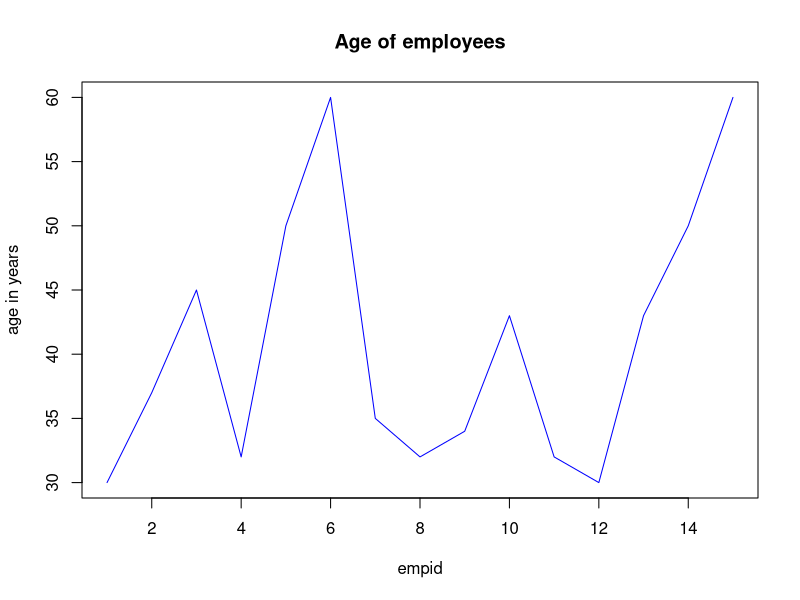
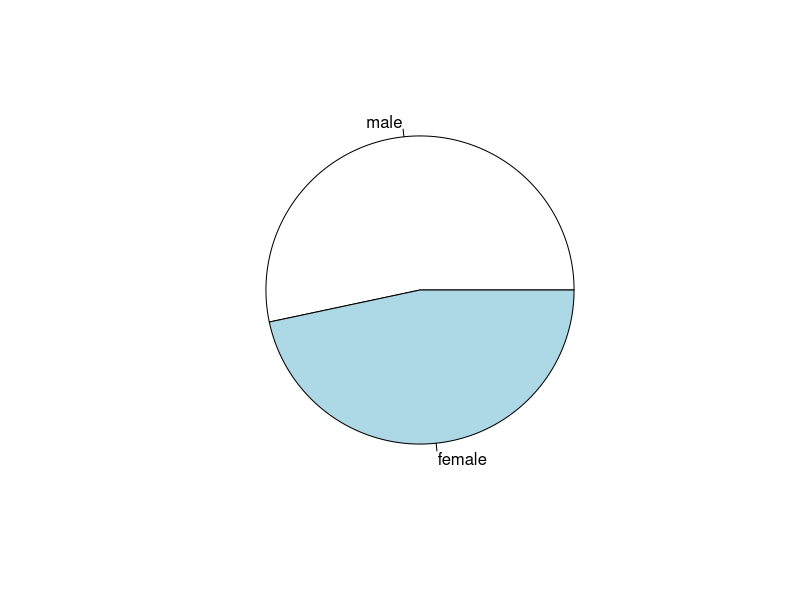
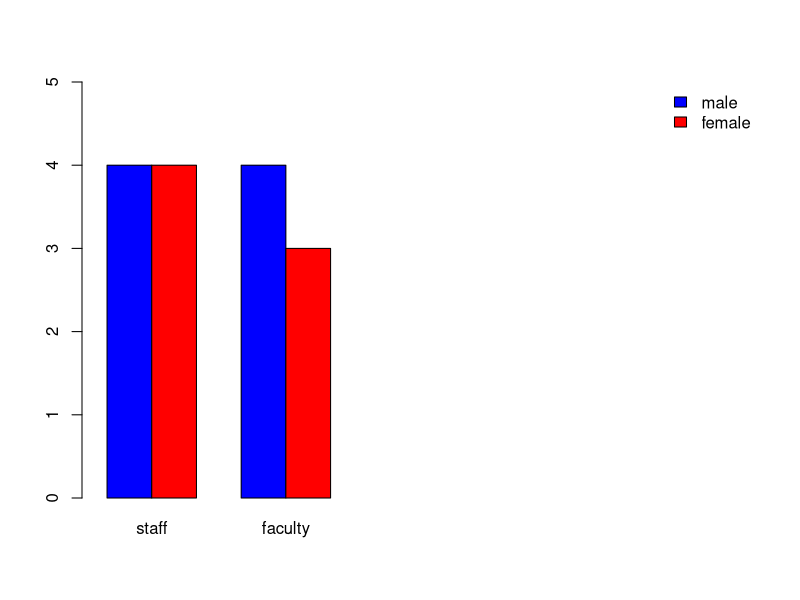
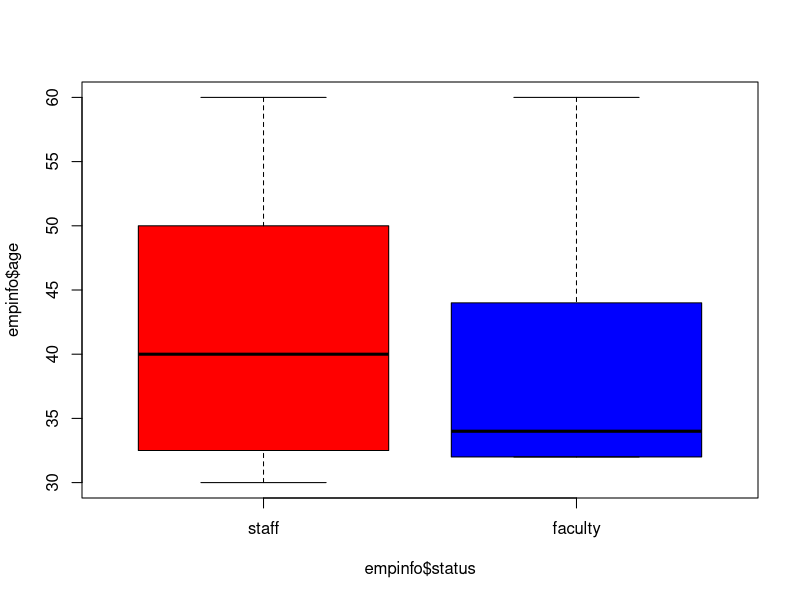
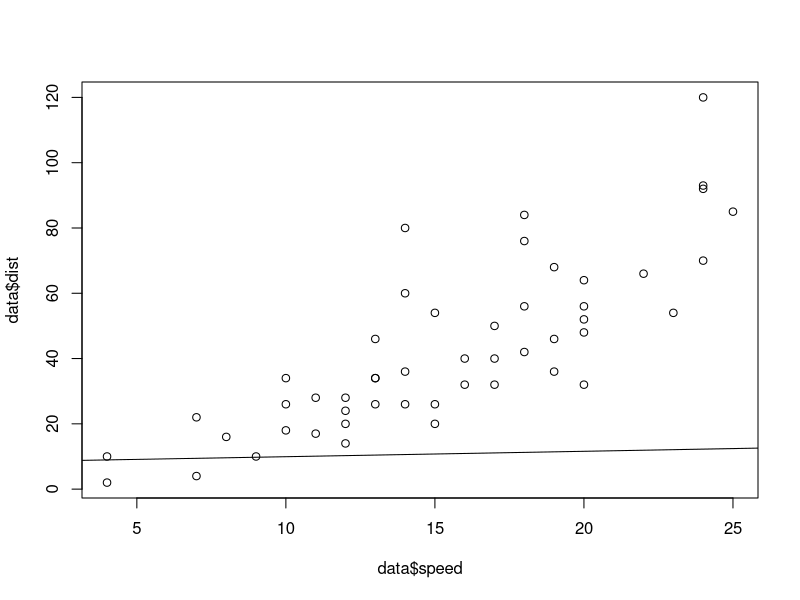
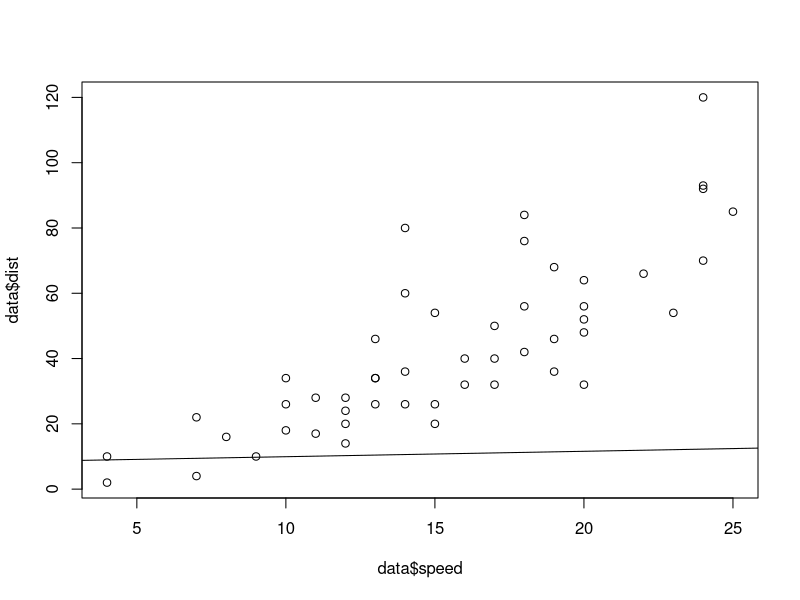
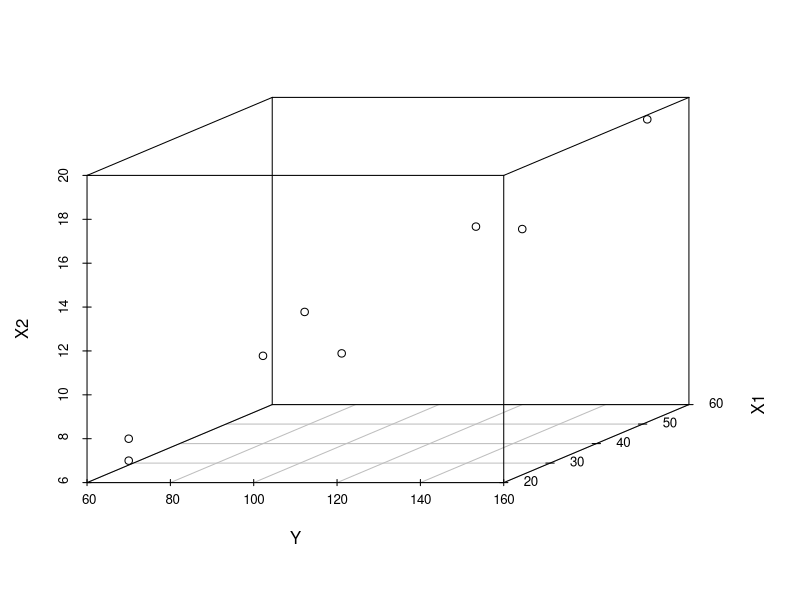
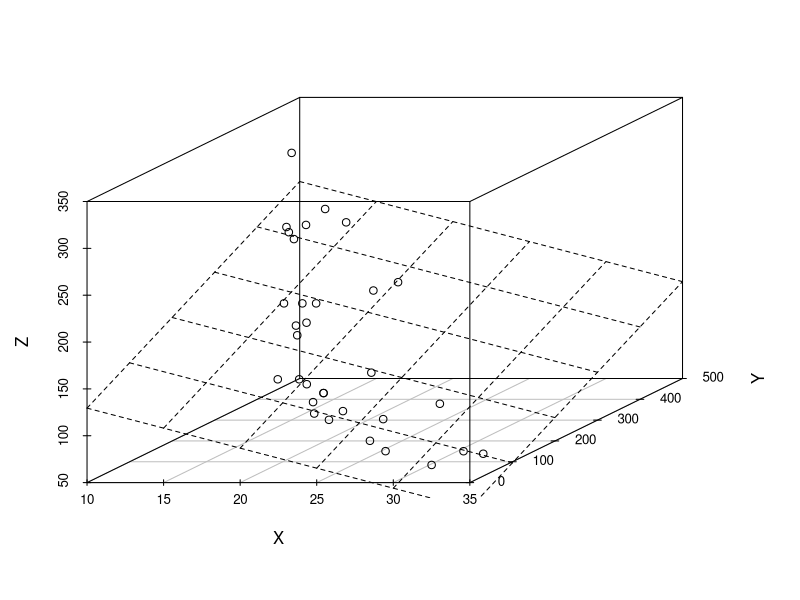

The R source for these figures, in order:
###  exp 2  #####


empid=c(1,2,3,4,5,6,7,8,9,10,11,12,13,14,15)
age=c(30,37,45,32,50,60,35,32,34,43,32,30,43,50,60)
gender=c(0,1,0,1,1,1,0,0,1,0,0,1,1,0,0)
status=c(1,1,2,2,1,1,1,2,2,1,2,1,2,1,2)
empinfo=data.frame(empid,age,gender,status)
empinfo$gender=factor(empinfo$gender,labels=c("male","female"))
empinfo$status=factor(empinfo$status,labels=c("staff","faculty"))
empinfo
summary(empinfo)
male=subset(empinfo,empinfo$gender=="male")
summary(male)
female=subset(empinfo, empinfo$gender=='female')
summary(female)
summary(age)
table1=table(empinfo$gender)
table1
table2=table(empinfo$status)
table2
table3=table(empinfo$gender, empinfo$status)
table3
plot(empinfo$age,type="l",main="Age of employees",xlab="empid",ylab="age in years",col="blue")
pie(table1)
barplot(table3,beside=T,xlim=c(1,15),ylim=c(0,5),col=c("blue", "red")) 
legend("topright",legend=rownames(table3),fill=c('blue','red'),bty="n")
boxplot(empinfo$age~empinfo$status,col=c('red','blue'))



###########    EXP 3 prob 1 	###########

data=cars
v1=var(data$speed)
v2=var(data$dist)
covariance=cov(data$speed,data$dist)
corr=cor(data$speed,data$dist)
cor.test(data$speed,data$dist)
cor.test(data$speed,data$dist,method="pearson")
cor.test(data$speed,data$dist,method="spearman")
plot(data$speed,data$dist)
regression1=lm(data$speed~data$dist)
abline(regression1)
regression2=lm(data$dist~data$speed)

########## 	EXP3 PROB2 ##########
##########	BMI PROBLEM #########

data=cars
v1=var(data$speed)
v2=var(data$dist)
covariance=cov(data$speed,data$dist)
corr=cor(data$speed,data$dist)
cor.test(data$speed,data$dist)
cor.test(data$speed,data$dist,method="pearson")
cor.test(data$speed,data$dist,method="spearman")
plot(data$speed,data$dist)
regression1=lm(data$speed~data$dist)
abline(regression1)
regression2=lm(data$dist~data$speed)


########### exp 4 prob 1 ##########

##### Problem 1: The sale of a Product in lakhs of rupees (Y) is expected to be influenced by two variables namely the advertising expenditure X1 (in'OOORs) and the number of sales persons (X2) in a region. Sample data on 8 Regions of a state has given the following results



Y=c(110,80,70,120,150,90,70,120)
X1=c(30,40,20,50,60,40,20,60)
X2=c(11,10,7,15,19,12,8,14)
RegModel=lm(Y~X1+X2)
library(scatterplot3d)
scatterplot3d(Y,X1,X2)

#################
#################	EXP 4 PROB 2	#######
#Problem 2

data=mtcars
X=mtcars$mpg
Y=mtcars$disp
Z=mtcars$hp
RegModel<- lm(Z~X+Y)
library(scatterplot3d)
graph=scatterplot3d(X,Y,Z)
graph$plane3d(RegModel)


#############
#########		EXP 5 ########
###Binomial distribution

data=mtcars
X=mtcars$mpg
Y=mtcars$disp
Z=mtcars$hp
RegModel<- lm(Z~X+Y)
library(scatterplot3d)
graph=scatterplot3d(X,Y,Z)
graph$plane3d(RegModel)


################3
########		EXP 6 prob  2  ###############
#####Normal distribution,

x=seq(0,40)
y=dnorm(x,mean=20,sd=5)
plot(x,y,type='l')
p1=pnorm(15,mean=20,sd=5)
x2=seq(0,15)
y2=dnorm(x2,mean=20,sd=5)
polygon(c(0,x2,15),c(0,y2,0),col='yellow')
p2=pnorm(40,mean=20,sd=5)-pnorm(25,mean=20,sd=5)
x1=seq(25,40)
y1=dnorm(x1,mean=20,sd=5)
polygon(c(25,x1,40),c(0,y1,0),col='red')
p3=pnorm(25,mean=20,sd=5)-pnorm(15,mean=20,sd=5)
x3=seq(15,25)
y3=dnorm(x3,mean=20,sd=5)
polygon(c(15,x3,25),c(0,y3,0),col='green')
data.frame(p1,p2,p3)

#####################
########## POISSIONS DISTRUBUTION


n=4
p=0.5
dbinom(2,n,p)
sum(dbinom(2:4,n,p))
sum(dbinom(0:2,n,p))
x=0:n 
px=dbinom(x,n,p) 
Ex=weighted.mean(x,px)
Varx=weighted.mean(x*x,px)-(weighted.mean(x ,px))^2
plot(x,px,type="h",xlab="values of x",ylab="Probability distribution of x",main="Binomial distribution")


############
########  	EXP 7 PROB 1  ###########
#######		Test of significance of the difference between sample mean and population mean		########
xbar=14.6
mu0=15.4
sigma=2.5
n=35
z=(xbar-mu0)/(sigma/sqrt(n))
alpha=0.05
zhalfalpha=qnorm(1-(alpha/2))
c(-zhalfalpha,zhalfalpha)
pval=2*pnorm(z)
if(pval>alpha){print("Accept Null hypothesis")} else{print("Reject Null hypothesis")}

######
####################	 EXP 7 PROB 2 ############
########## 	Test of significance of the difference between sample proportion and population proportion 

n=640
Sprop=63/n
Pprop=0.1726
q=1-Pprop
z=(Sprop-Pprop)/sqrt(Pprop*q/n)
E=qnorm(.975)
c(-E,E)
Sprop+c(-E,E)*sqrt(Pprop*(1-Pprop)/n)
if(z>-E && z<E){print("Hospital is not efficient")} else{print("Hospital is efficient")}
